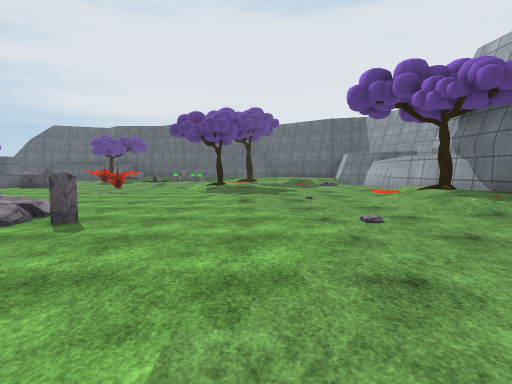
[1] (above)

24 first-person views from a walk through a Unity game level. The camera is 1.4 m above the floor, tilts 4° down and sees 80° across. The floor is counted in squares, 2 m on a side. Each view is taken from the middle of a square. On the plan, view 1 faces up. The plan holds only what a view shows up to about 10 squares ahead; the rest is blank. The place goes on beyond the plan. The player character is not drawn. Some animated figures are left out. Surface patterns are stand-ins for the level's own textures.

[2]
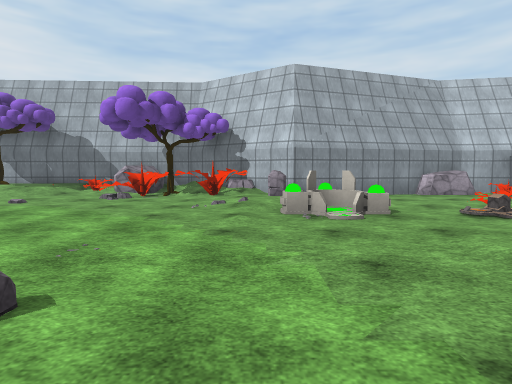

[3]
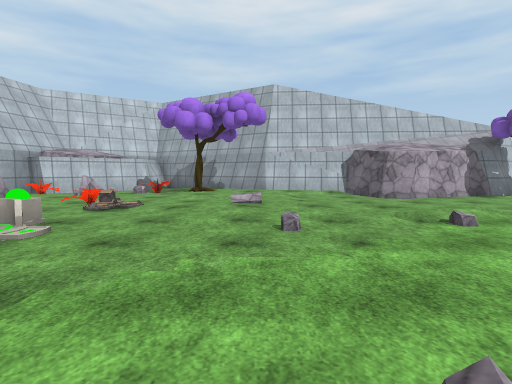

[4]
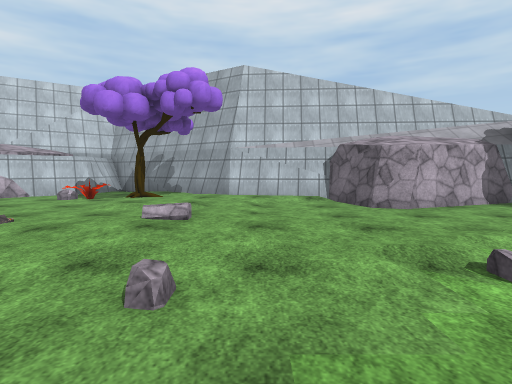

[5]
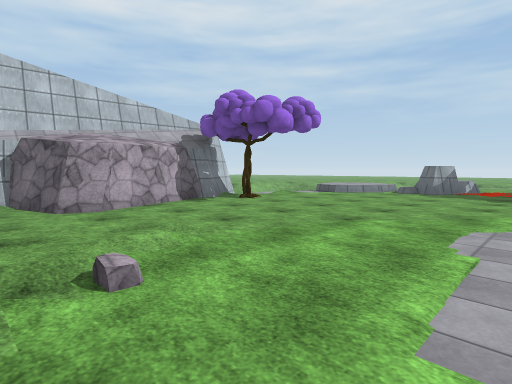

[6]
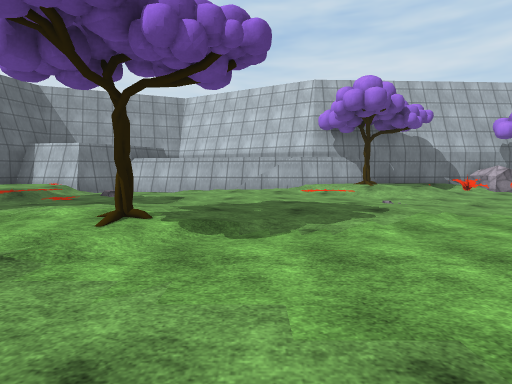

[7]
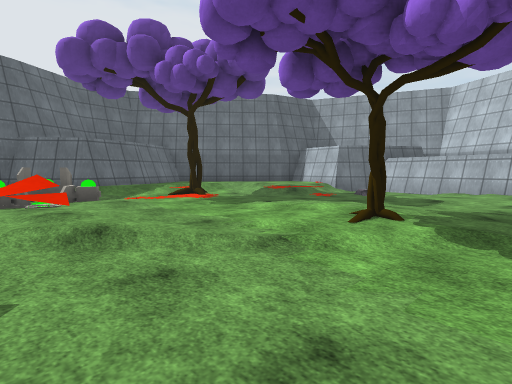

[8]
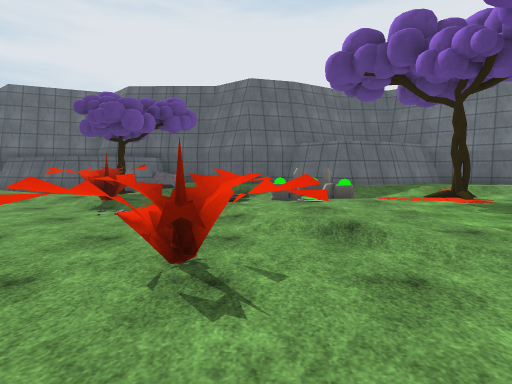

[9]
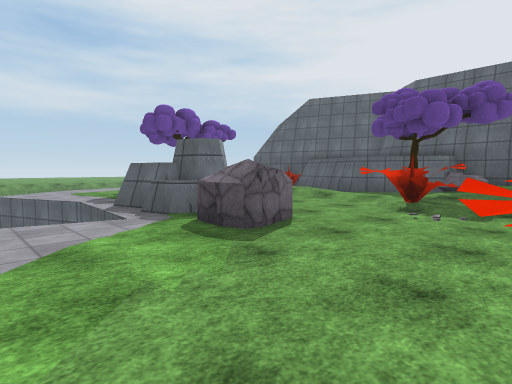

[10]
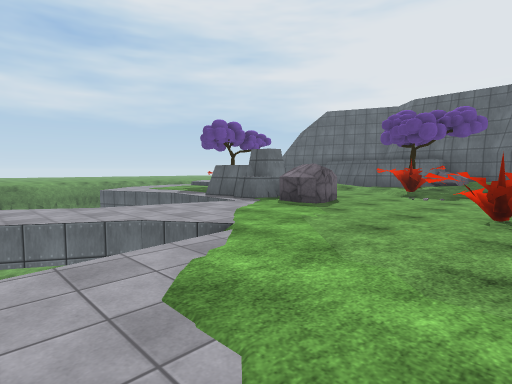

[11]
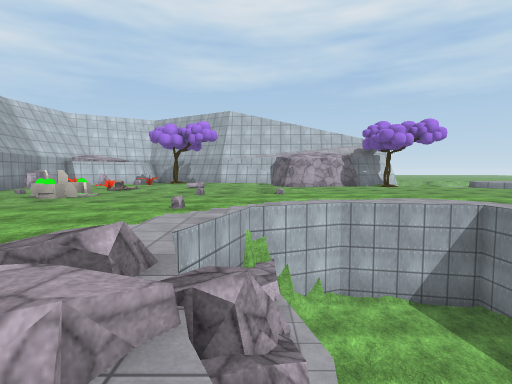

[12]
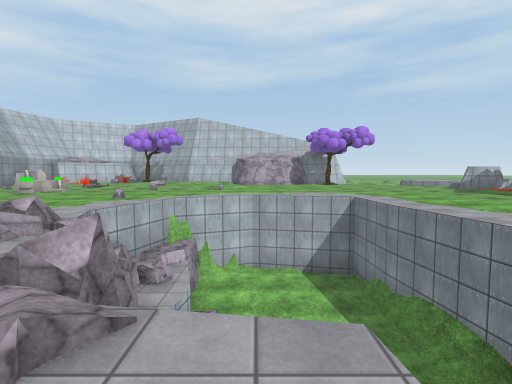

[13]
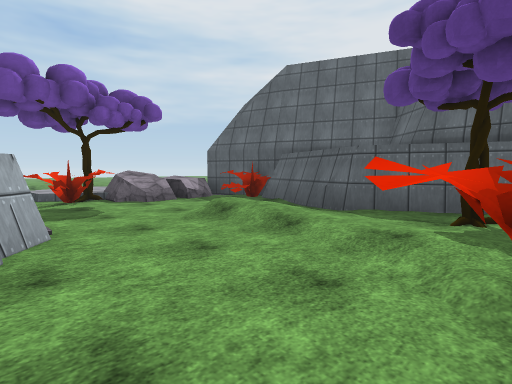

[14]
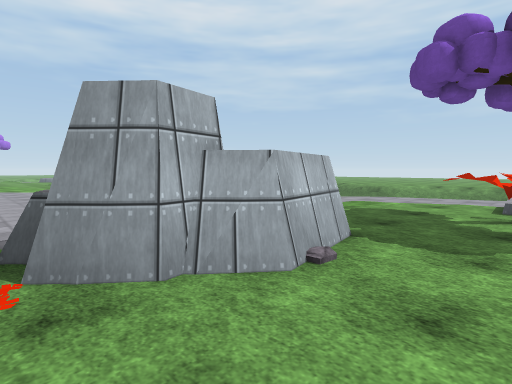

[15]
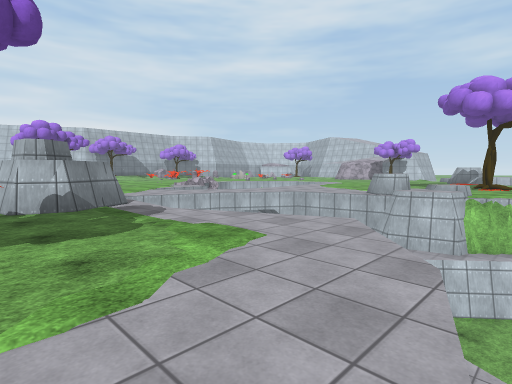

[16]
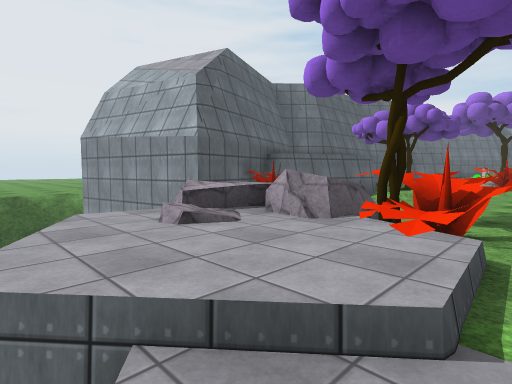

[17]
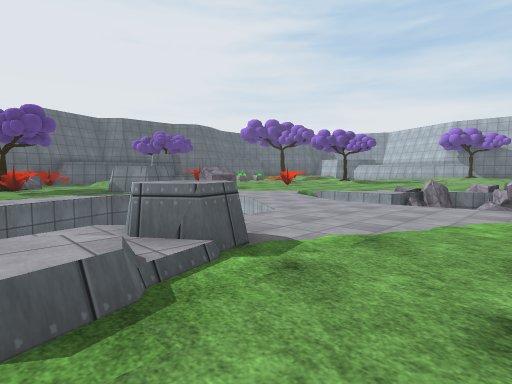

[18]
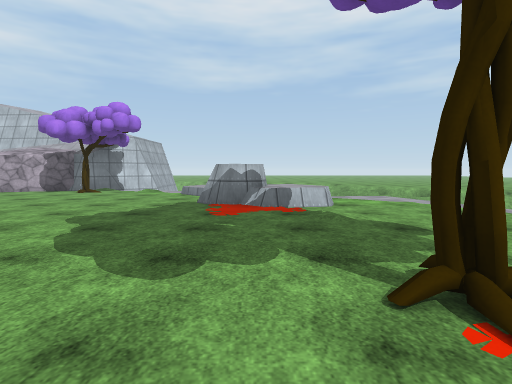

[19]
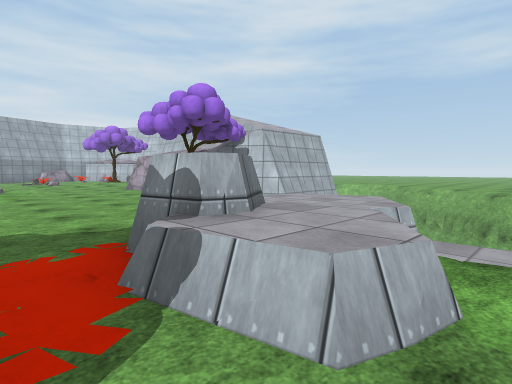

[20]
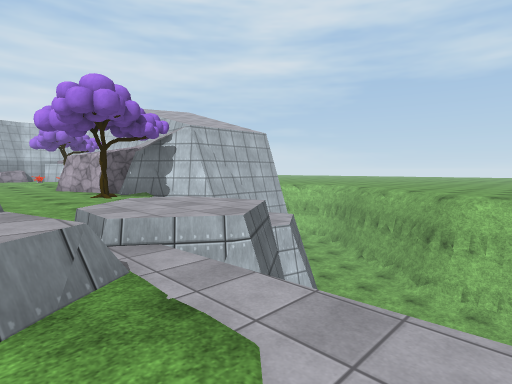

[21]
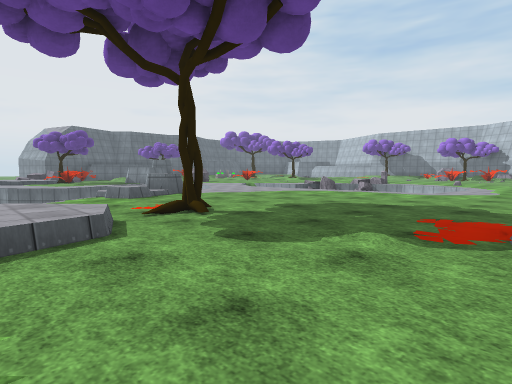

[22]
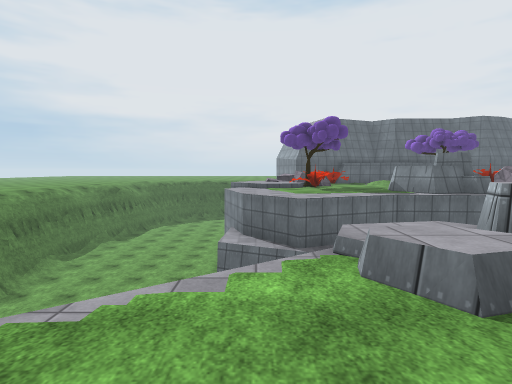

[23]
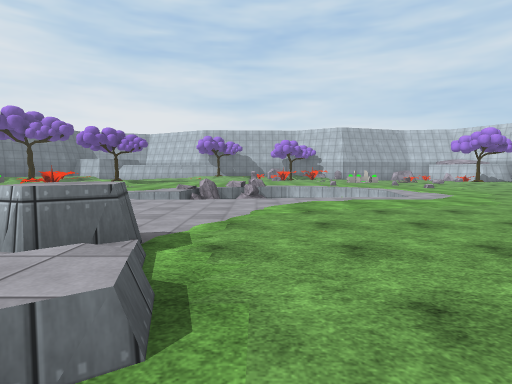

[24]
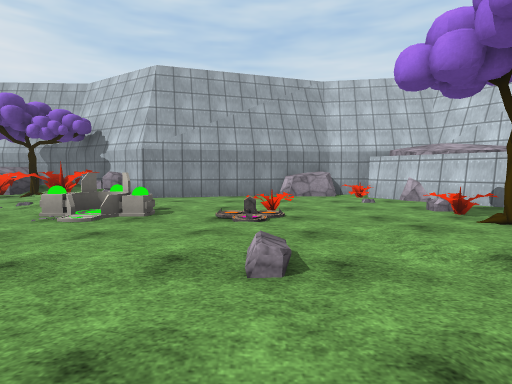

### Floor plan
Key: @ floor where view 1 was taken; # wall or solid block; . main floor; : floor 0.25 m higher than the main floor; + floor 0.5 m higher than the main floor; / step, stairs or slope; = window, fence, low wall or low ledge; ^ raised ledge; v drop or lower ground; T tree; R rock.
Columns run from 21 left of view 1 to 5 right of it. Each row starts with its distance up from view 1.
 23     v#
 22      #
 21      #       R##
 20      ###### #R+#### #####
 19    v^=#///###:/ + ###+++#
 18   v++R#..//:T:///  /////+##
 17   v++RR..///:^...=///T//++#
 16   v++T^......^::.:/./..///#
 15   ...#^......../:://...///#
 14   v.....###...../::./.../.#
 13 vvv.....###.R..= /:://:...#
 12 vvvv...vvv.....^^.//T/..:.#
 11 v vvvvv   v......../:/:.::#
 10           v........./::::/#
  9   vvv    v..vv......:::../#
  8   vvv    v.. v.......:..//#
  7    vvvvvv..v v.//....//./T#
  6    v^^^....v   R/......./+#
  5   v.^^.....v    v//.....//#
  4   .........vv  vvRR......=#
  3    ........vv  vRv......=R#
  2  +..........vvvvv.......RT#
  1  +/.T.......vvvvv......#^T#
  0  //.........vvvvv....@/#^##
 -1  ...................../###
 -2  ....................==/R#
 -3  ...^^.........//....=...#
 -4  ...^##......./:.........#
 -5  v../=#........./.+:.=...#
 -6   vvv+++........./.......R
 -7     vv+///T..##/.//:/....R
 -8          v######/::/T=. ##
 -9       vv ##    ####:./.###
-10       vvv#        ##/.##
-11    vvvvv #         ####
-12    vvvvv
-13    vvvvv

Where each view was taken, in squares from view 1:
view 1: 0 up, 0 right, facing up
view 2: 1 down, 5 left, facing right
view 3: 1 up, 3 left, facing down
view 4: 1 down, 4 left, facing down
view 5: 1 down, 5 left, facing down-left
view 6: 10 up, 5 left, facing right
view 7: 10 up, 5 left, facing up-right
view 8: 10 up, 5 left, facing up
view 9: 10 up, 6 left, facing up-left
view 10: 7 up, 5 left, facing up-left
view 11: 6 up, 5 left, facing down
view 12: 8 up, 7 left, facing down
view 13: 14 up, 8 left, facing up-left
view 14: 16 up, 10 left, facing down-left
view 15: 15 up, 19 left, facing down-right
view 16: 15 up, 19 left, facing up-right
view 17: 3 up, 17 left, facing up-right
view 18: 3 up, 16 left, facing down
view 19: 2 down, 18 left, facing down-right
view 20: 4 down, 19 left, facing down-right
view 21: 3 down, 20 left, facing up-right
view 22: 3 up, 18 left, facing up
view 23: 4 up, 18 left, facing right
view 24: 5 down, 5 left, facing right
